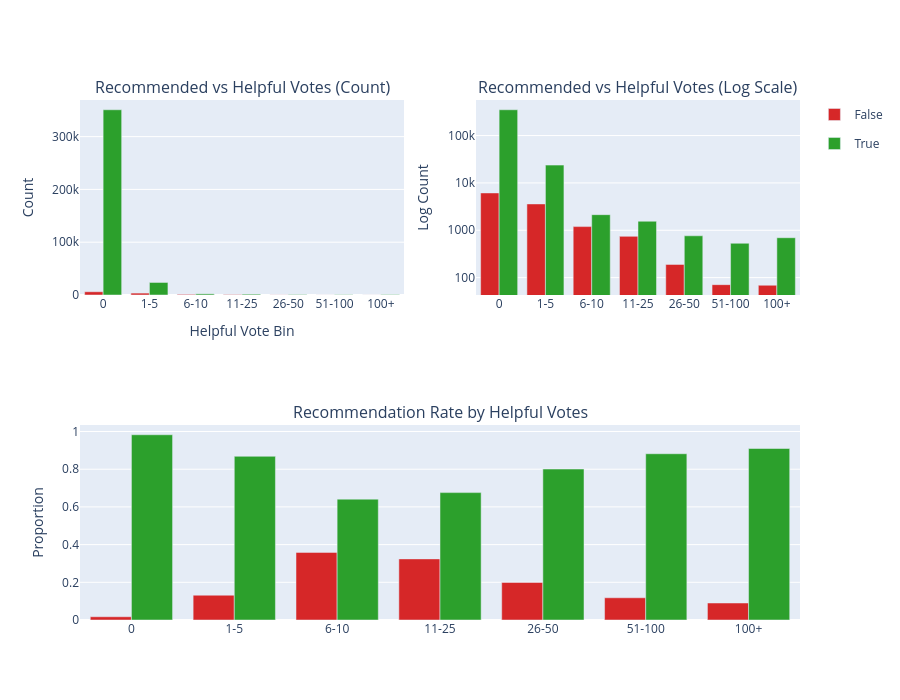

Source (notebook cell):
### Code cell
color_map = {
    True: "#2ca02c",
    False: "#d62728"
}

fig = make_subplots(
    rows=2, cols=2,
    specs=[[{}, {}],
           [{"colspan": 2}, None]],
    subplot_titles=(
        "Recommended vs Helpful Votes (Count)",
        "Recommended vs Helpful Votes (Log Scale)",
        "Recommendation Rate by Helpful Votes"
    )
)

# ---- counts ----
for col in ct.columns:
    fig.add_trace(
        go.Bar(
            x=ct.index.astype(str),
            y=ct[col],
            name=str(col),
            marker_color=color_map[col],
            legendgroup=str(col)
        ),
        row=1, col=1
    )

# ---- log counts ----
for col in ct.columns:
    fig.add_trace(
        go.Bar(
            x=ct.index.astype(str),
            y=ct[col],
            name=str(col),
            marker_color=color_map[col],
            legendgroup=str(col),
            showlegend=False
        ),
        row=1, col=2
    )

fig.update_yaxes(type="log", row=1, col=2)

# ---- proportions ----
for col in ct_pct.columns:
    fig.add_trace(
        go.Bar(
            x=ct_pct.index.astype(str),
            y=ct_pct[col],
            name=str(col),
            marker_color=color_map[col],
            legendgroup=str(col),
            showlegend=False
        ),
        row=2, col=1
    )

fig.update_layout(
    barmode="group",
    height=700,
    xaxis_title="Helpful Vote Bin",
    yaxis_title="Count",
    yaxis2_title="Log Count",
    yaxis3_title="Proportion"
)

fig.show()

### Figure 1 — Plotly figure (JSON) as saved in the notebook; plotly's stock layout.template omitted (floating-point values rounded to 4 significant figures)
{"data": [{"legendgroup": "False", "marker": {"color": "#d62728"}, "name": "False", "type": "bar", "x": ["0", "1-5", "6-10", "11-25", "26-50", "51-100", "100+"], "xaxis": "x", "y": [6141, 3599, 1195, 744, 190, 71, 69], "yaxis": "y"}, {"legendgroup": "True", "marker": {"color": "#2ca02c"}, "name": "True", "type": "bar", "x": ["0", "1-5", "6-10", "11-25", "26-50", "51-100", "100+"], "xaxis": "x", "y": [350872, 23753, 2136, 1551, 764, 531, 696], "yaxis": "y"}, {"legendgroup": "False", "marker": {"color": "#d62728"}, "name": "False", "showlegend": false, "type": "bar", "x": ["0", "1-5", "6-10", "11-25", "26-50", "51-100", "100+"], "xaxis": "x2", "y": [6141, 3599, 1195, 744, 190, 71, 69], "yaxis": "y2"}, {"legendgroup": "True", "marker": {"color": "#2ca02c"}, "name": "True", "showlegend": false, "type": "bar", "x": ["0", "1-5", "6-10", "11-25", "26-50", "51-100", "100+"], "xaxis": "x2", "y": [350872, 23753, 2136, 1551, 764, 531, 696], "yaxis": "y2"}, {"legendgroup": "False", "marker": {"color": "#d62728"}, "name": "False", "showlegend": false, "type": "bar", "x": ["0", "1-5", "6-10", "11-25", "26-50", "51-100", "100+"], "xaxis": "x3", "y": [0.0172, 0.1316, 0.3588, 0.3242, 0.1992, 0.1179, 0.0902], "yaxis": "y3"}, {"legendgroup": "True", "marker": {"color": "#2ca02c"}, "name": "True", "showlegend": false, "type": "bar", "x": ["0", "1-5", "6-10", "11-25", "26-50", "51-100", "100+"], "xaxis": "x3", "y": [0.9828, 0.8684, 0.6412, 0.6758, 0.8008, 0.8821, 0.9098], "yaxis": "y3"}], "layout": {"annotations": [{"font": {"size": 16}, "showarrow": false, "text": "Recommended vs Helpful Votes (Count)", "x": 0.225, "xanchor": "center", "xref": "paper", "y": 1, "yanchor": "bottom", "yref": "paper"}, {"font": {"size": 16}, "showarrow": false, "text": "Recommended vs Helpful Votes (Log Scale)", "x": 0.775, "xanchor": "center", "xref": "paper", "y": 1, "yanchor": "bottom", "yref": "paper"}, {"font": {"size": 16}, "showarrow": false, "text": "Recommendation Rate by Helpful Votes", "x": 0.5, "xanchor": "center", "xref": "paper", "y": 0.375, "yanchor": "bottom", "yref": "paper"}], "barmode": "group", "height": 700, "xaxis": {"anchor": "y", "domain": [0, 0.45], "title": {"text": "Helpful Vote Bin"}}, "xaxis2": {"anchor": "y2", "domain": [0.55, 1]}, "xaxis3": {"anchor": "y3", "domain": [0, 1]}, "yaxis": {"anchor": "x", "domain": [0.625, 1], "title": {"text": "Count"}}, "yaxis2": {"anchor": "x2", "domain": [0.625, 1], "title": {"text": "Log Count"}, "type": "log"}, "yaxis3": {"anchor": "x3", "domain": [0, 0.375], "title": {"text": "Proportion"}}}}
